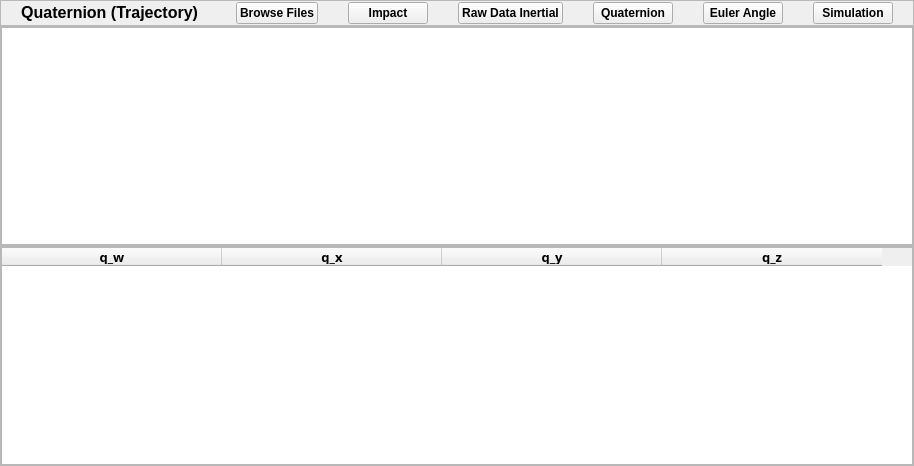
                <widget class="QWidget" name="quaternion">
                 <layout class="QVBoxLayout" name="verticalLayout_32">
                  <property name="spacing">
                   <number>0</number>
                  </property>
                  <property name="leftMargin">
                   <number>0</number>
                  </property>
                  <property name="topMargin">
                   <number>0</number>
                  </property>
                  <property name="rightMargin">
                   <number>0</number>
                  </property>
                  <property name="bottomMargin">
                   <number>0</number>
                  </property>
                  <item>
                   <widget class="QFrame" name="frame_15">
                    <property name="sizePolicy">
                     <sizepolicy hsizetype="Preferred" vsizetype="Minimum">
                      <horstretch>0</horstretch>
                      <verstretch>0</verstretch>
                     </sizepolicy>
                    </property>
                    <property name="maximumSize">
                     <size>
                      <width>16777215</width>
                      <height>40</height>
                     </size>
                    </property>
                    <property name="frameShape">
                     <enum>QFrame::StyledPanel</enum>
                    </property>
                    <property name="frameShadow">
                     <enum>QFrame::Raised</enum>
                    </property>
                    <layout class="QHBoxLayout" name="horizontalLayout_6">
                     <property name="spacing">
                      <number>0</number>
                     </property>
                     <property name="leftMargin">
                      <number>20</number>
                     </property>
                     <property name="topMargin">
                      <number>0</number>
                     </property>
                     <property name="rightMargin">
                      <number>20</number>
                     </property>
                     <property name="bottomMargin">
                      <number>0</number>
                     </property>
                     <item>
                      <widget class="QLabel" name="label_13">
                       <property name="sizePolicy">
                        <sizepolicy hsizetype="Preferred" vsizetype="Fixed">
                         <horstretch>0</horstretch>
                         <verstretch>0</verstretch>
                        </sizepolicy>
                       </property>
                       <property name="font">
                        <font>
                         <pointsize>12</pointsize>
                         <weight>75</weight>
                         <bold>true</bold>
                        </font>
                       </property>
                       <property name="text">
                        <string>Quaternion (Trajectory)    </string>
                       </property>
                       <property name="alignment">
                        <set>Qt::AlignCenter</set>
                       </property>
                      </widget>
                     </item>
                     <item>
                      <spacer name="horizontalSpacer_3">
                       <property name="orientation">
                        <enum>Qt::Horizontal</enum>
                       </property>
                       <property name="sizeType">
                        <enum>QSizePolicy::Expanding</enum>
                       </property>
                       <property name="sizeHint" stdset="0">
                        <size>
                         <width>20</width>
                         <height>24</height>
                        </size>
                       </property>
                      </spacer>
                     </item>
                     <item>
                      <widget class="QPushButton" name="qLoadFileInertial">
                       <property name="font">
                        <font>
                         <weight>75</weight>
                         <bold>true</bold>
                        </font>
                       </property>
                       <property name="text">
                        <string>Browse Files</string>
                       </property>
                      </widget>
                     </item>
                     <item>
                      <spacer name="horizontalSpacer_26">
                       <property name="orientation">
                        <enum>Qt::Horizontal</enum>
                       </property>
                       <property name="sizeType">
                        <enum>QSizePolicy::Fixed</enum>
                       </property>
                       <property name="sizeHint" stdset="0">
                        <size>
                         <width>30</width>
                         <height>20</height>
                        </size>
                       </property>
                      </spacer>
                     </item>
                     <item>
                      <widget class="QPushButton" name="qImpact">
                       <property name="font">
                        <font>
                         <weight>75</weight>
                         <bold>true</bold>
                        </font>
                       </property>
                       <property name="text">
                        <string>Impact</string>
                       </property>
                      </widget>
                     </item>
                     <item>
                      <spacer name="horizontalSpacer_27">
                       <property name="orientation">
                        <enum>Qt::Horizontal</enum>
                       </property>
                       <property name="sizeType">
                        <enum>QSizePolicy::Fixed</enum>
                       </property>
                       <property name="sizeHint" stdset="0">
                        <size>
                         <width>30</width>
                         <height>20</height>
                        </size>
                       </property>
                      </spacer>
                     </item>
                     <item>
                      <widget class="QPushButton" name="qRawDatabtn">
                       <property name="font">
                        <font>
                         <weight>75</weight>
                         <bold>true</bold>
                        </font>
                       </property>
                       <property name="text">
                        <string>Raw Data Inertial</string>
                       </property>
                      </widget>
                     </item>
                     <item>
                      <spacer name="horizontalSpacer_28">
                       <property name="orientation">
                        <enum>Qt::Horizontal</enum>
                       </property>
                       <property name="sizeType">
                        <enum>QSizePolicy::Fixed</enum>
                       </property>
                       <property name="sizeHint" stdset="0">
                        <size>
                         <width>30</width>
                         <height>20</height>
                        </size>
                       </property>
                      </spacer>
                     </item>
                     <item>
                      <widget class="QPushButton" name="qQuaternionbtn">
                       <property name="font">
                        <font>
                         <weight>75</weight>
                         <bold>true</bold>
                        </font>
                       </property>
                       <property name="text">
                        <string>Quaternion</string>
                       </property>
                      </widget>
                     </item>
                     <item>
                      <spacer name="horizontalSpacer_29">
                       <property name="orientation">
                        <enum>Qt::Horizontal</enum>
                       </property>
                       <property name="sizeType">
                        <enum>QSizePolicy::Fixed</enum>
                       </property>
                       <property name="sizeHint" stdset="0">
                        <size>
                         <width>30</width>
                         <height>20</height>
                        </size>
                       </property>
                      </spacer>
                     </item>
                     <item>
                      <widget class="QPushButton" name="qEulerbtn">
                       <property name="font">
                        <font>
                         <weight>75</weight>
                         <bold>true</bold>
                        </font>
                       </property>
                       <property name="text">
                        <string>Euler Angle</string>
                       </property>
                      </widget>
                     </item>
                     <item>
                      <spacer name="horizontalSpacer_30">
                       <property name="orientation">
                        <enum>Qt::Horizontal</enum>
                       </property>
                       <property name="sizeType">
                        <enum>QSizePolicy::Fixed</enum>
                       </property>
                       <property name="sizeHint" stdset="0">
                        <size>
                         <width>30</width>
                         <height>20</height>
                        </size>
                       </property>
                      </spacer>
                     </item>
                     <item>
                      <widget class="QPushButton" name="qSimulationbtn">
                       <property name="font">
                        <font>
                         <weight>75</weight>
                         <bold>true</bold>
                        </font>
                       </property>
                       <property name="text">
                        <string>Simulation</string>
                       </property>
                      </widget>
                     </item>
                    </layout>
                   </widget>
                  </item>
                  <item>
                   <widget class="QFrame" name="frame_16">
                    <property name="sizePolicy">
                     <sizepolicy hsizetype="Preferred" vsizetype="Expanding">
                      <horstretch>0</horstretch>
                      <verstretch>0</verstretch>
                     </sizepolicy>
                    </property>
                    <property name="minimumSize">
                     <size>
                      <width>0</width>
                      <height>220</height>
                     </size>
                    </property>
                    <property name="frameShape">
                     <enum>QFrame::StyledPanel</enum>
                    </property>
                    <property name="frameShadow">
                     <enum>QFrame::Raised</enum>
                    </property>
                    <layout class="QVBoxLayout" name="verticalLayout_35">
                     <property name="spacing">
                      <number>0</number>
                     </property>
                     <property name="leftMargin">
                      <number>0</number>
                     </property>
                     <property name="topMargin">
                      <number>0</number>
                     </property>
                     <property name="rightMargin">
                      <number>0</number>
                     </property>
                     <property name="bottomMargin">
                      <number>0</number>
                     </property>
                     <item>
                      <widget class="QChartView" name="quaternionChart"/>
                     </item>
                    </layout>
                   </widget>
                  </item>
                  <item>
                   <widget class="QFrame" name="frame_14">
                    <property name="sizePolicy">
                     <sizepolicy hsizetype="Preferred" vsizetype="Expanding">
                      <horstretch>0</horstretch>
                      <verstretch>0</verstretch>
                     </sizepolicy>
                    </property>
                    <property name="minimumSize">
                     <size>
                      <width>0</width>
                      <height>220</height>
                     </size>
                    </property>
                    <property name="maximumSize">
                     <size>
                      <width>16777215</width>
                      <height>300</height>
                     </size>
                    </property>
                    <property name="frameShape">
                     <enum>QFrame::StyledPanel</enum>
                    </property>
                    <property name="frameShadow">
                     <enum>QFrame::Raised</enum>
                    </property>
                    <layout class="QVBoxLayout" name="verticalLayout_29">
                     <property name="spacing">
                      <number>0</number>
                     </property>
                     <property name="leftMargin">
                      <number>0</number>
                     </property>
                     <property name="topMargin">
                      <number>0</number>
                     </property>
                     <property name="rightMargin">
                      <number>0</number>
                     </property>
                     <property name="bottomMargin">
                      <number>0</number>
                     </property>
                     <item>
                      <widget class="QTableWidget" name="quaternionTable">
                       <property name="sizePolicy">
                        <sizepolicy hsizetype="Preferred" vsizetype="Expanding">
                         <horstretch>0</horstretch>
                         <verstretch>0</verstretch>
                        </sizepolicy>
                       </property>
                       <property name="minimumSize">
                        <size>
                         <width>0</width>
                         <height>0</height>
                        </size>
                       </property>
                       <property name="maximumSize">
                        <size>
                         <width>16777215</width>
                         <height>300</height>
                        </size>
                       </property>
                       <property name="sizeIncrement">
                        <size>
                         <width>927</width>
                         <height>0</height>
                        </size>
                       </property>
                       <property name="font">
                        <font>
                         <family>Sans Serif Collection</family>
                         <pointsize>10</pointsize>
                         <weight>50</weight>
                         <bold>false</bold>
                        </font>
                       </property>
                       <property name="focusPolicy">
                        <enum>Qt::NoFocus</enum>
                       </property>
                       <property name="inputMethodHints">
                        <set>Qt::ImhDigitsOnly</set>
                       </property>
                       <property name="autoScrollMargin">
                        <number>10</number>
                       </property>
                       <property name="editTriggers">
                        <set>QAbstractItemView::NoEditTriggers</set>
                       </property>
                       <property name="alternatingRowColors">
                        <bool>false</bool>
                       </property>
                       <attribute name="horizontalHeaderDefaultSectionSize">
                        <number>220</number>
                       </attribute>
                       <column>
                        <property name="text">
                         <string>q_w</string>
                        </property>
                        <property name="font">
                         <font>
                          <weight>75</weight>
                          <bold>true</bold>
                         </font>
                        </property>
                       </column>
                       <column>
                        <property name="text">
                         <string>q_x</string>
                        </property>
                        <property name="font">
                         <font>
                          <weight>75</weight>
                          <bold>true</bold>
                         </font>
                        </property>
                       </column>
                       <column>
                        <property name="text">
                         <string>q_y</string>
                        </property>
                        <property name="font">
                         <font>
                          <weight>75</weight>
                          <bold>true</bold>
                         </font>
                        </property>
                       </column>
                       <column>
                        <property name="text">
                         <string>q_z</string>
                        </property>
                        <property name="font">
                         <font>
                          <weight>75</weight>
                          <bold>true</bold>
                         </font>
                        </property>
                       </column>
                      </widget>
                     </item>
                    </layout>
                   </widget>
                  </item>
                 </layout>
                </widget>
